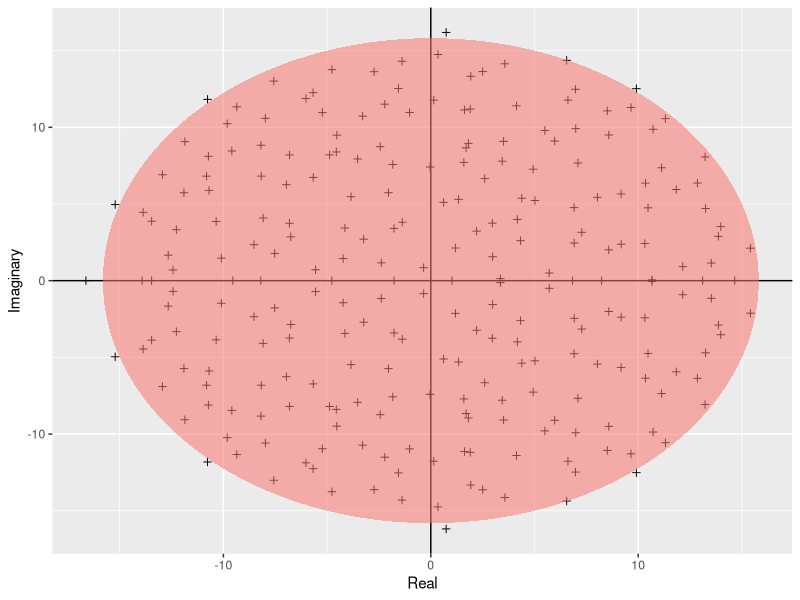

Write the R code that produced this figure.
#Author: Ruth Keane (ruth.keane19@imperial.ac.uk)
#Script: Girko.R
#Desc: girko's circular simulation graph
#Arguments: none
#Input: none
#Output: none
#Date: Oct 2019
graphics.off()
require(ggplot2)
##build function
#dev.off()
#returns eclipse
build_ellipse<- function(hradius, vradius){
  npoints=250
  a<-seq(0, 2* pi, length=npoints+1)
  x<-hradius*cos(a)
  y<-vradius*sin(a)
  return(data.frame(x=x, y=y))
}  
N<-250 #assign matrix
M<-matrix(rnorm(N*N), N, N)  #build matrix
eigvals<-eigen(M)$values  #eivenalues
eigDF<-data.frame("Real"=Re(eigvals),"Imaginary"=Im(eigvals)) #build dataframe
my_radius<-sqrt(N)  #radius of circle is sqrtN
ellDF<-build_ellipse(my_radius, my_radius) #dataframe to plot eclipse
names(ellDF)<-c("Real","Imaginary") #rename columns

##plotting
#plot eigenvalues
pdf("../Results/Girko.pdf", # Open blank pdf page using a relative path
    11.7, 8.3) # These numbers are page dimensions in inches
p<-ggplot(eigDF, aes(x=Real, y=Imaginary))
p<-p+geom_point(shape=I(3))+theme(legend.position="none")
#vertical and horizontal lines
p<- p+geom_hline(aes(yintercept=0))
p<-p+geom_vline(aes(xintercept=0))
#add ellipse 
p<-p+geom_polygon(data=ellDF, aes(x= Real, y= Imaginary, alpha=1/20, fill= "red"))
##saving as pdf
print(p)
graphics.off(); #you can also use dev.off()
print("pdf saved as graph")